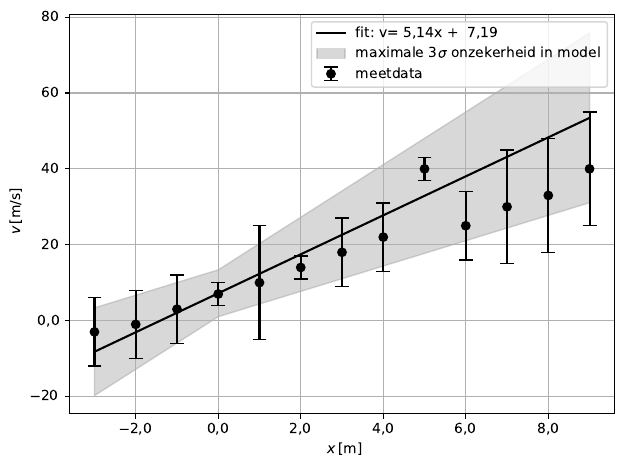

Source code (Python):
# voorbeeld code om data in te lezen uit excel, een plotje te genereren met
# foutenvlaggen en datafit

import numpy as np
import pandas as pd
import matplotlib.pyplot as plt
from scipy.optimize import curve_fit
import TISTNplot as TN  # TISTNplot.py in huidige directory of in python path.

sigma = True # neem meetfout wel (True) of niet (False) mee in de datafit

sigma_plot = 3 # 3 sigma onzekerheid in model parameters

# fit functies
def fit_func_linear(x, a, b):
    ''' y = a*x + b '''
    return a*x + b


func = fit_func_linear

# testdata binnen python data
# x = np.arange(10)
# v = [7, 10, 14, 18, 22, 40, 25, 30, 33, 40]
# v_error = [1, 1, 1, 3, 3, 1, 3, 5, 5, 5] # +/- meetfout

# lees data in uit excel file:
data = pd.read_excel("data.xlsx")
x = data['x'].values
v = data['v'].values
v_error = data['v_err'].values*3

# plot data
plt.errorbar(x, v, yerr=v_error, fmt='ok', label='meetdata', capsize=5)
plt.grid()
TN.label_x('x', 'm', plt.gca())
TN.label_y('v', 'm/s', plt.gca())

# datafit
if sigma:
    p_opt, p_cov = curve_fit(func, x, v, sigma=v_error, absolute_sigma=True)
else:
    p_opt, p_cov = curve_fit(func, x, v, absolute_sigma=True)

fit_error = np.sqrt(np.diag(p_cov))
# plot datafit
fitlabel = 'fit: v=%5.2fx + %5.2f' % (p_opt[0], p_opt[1])
# komma's in plaats van punten als decimaal operator
fitlabel = fitlabel.replace('.', ',')
plt.plot(x, func(x, *p_opt), '-k', label=fitlabel)

# vul ymax/ymin in met behulp van sigma maal onzekerheid in fit parameters
ymax = func(x, *(p_opt+fit_error*sigma_plot))
ymin = func(x, *(p_opt-fit_error*sigma_plot))
ydata = func(x, *p_opt)

for ii in range(len(fit_error)):
    rc = p_opt[0] + sigma_plot*fit_error[0]
    fit_error[0] = -fit_error[0]
    for jj in range(len(fit_error)):
        offset = p_opt[1] + sigma_plot*fit_error[1]
        fit_error[1] = -fit_error[1]
        yerr = func(x, rc, offset)
        maxTrue = yerr > ymax
        minTrue = yerr < ymin
        ymax[yerr > ymax] = yerr[yerr > ymax]
        ymin[yerr < ymin] = yerr[yerr < ymin]

# maximum error
plt.fill_between(x, ymin, ymax, color='gray', alpha=0.3, label='maximale $3\sigma$ onzekerheid in model')
#plt.plot(x, ymax, '-.k', label='maximale $3\sigma$ onzekerheid in model')
#plt.plot(x, ymin, '-.k')

# just 3 sigma of error of all parameters added / substracted
#plt.plot(x, func(x, *(p_opt-fit_error*sigma_plot)), '--r', label='error in parameters')
#plt.plot(x, func(x, *(p_opt+fit_error*sigma_plot)), '--r')

# plot legenda
plt.legend(loc=0)

# gebruik TISTN plot om de assen netjes weer te geven
TN.fix_axis(plt.gca())
plt.tight_layout()

# geef figuur weer of sla het op!
plt.savefig("regressie.pdf", bbox_inches='tight', dpi=300)
plt.savefig("regressie.png", bbox_inches='tight', dpi=300)
plt.show()
